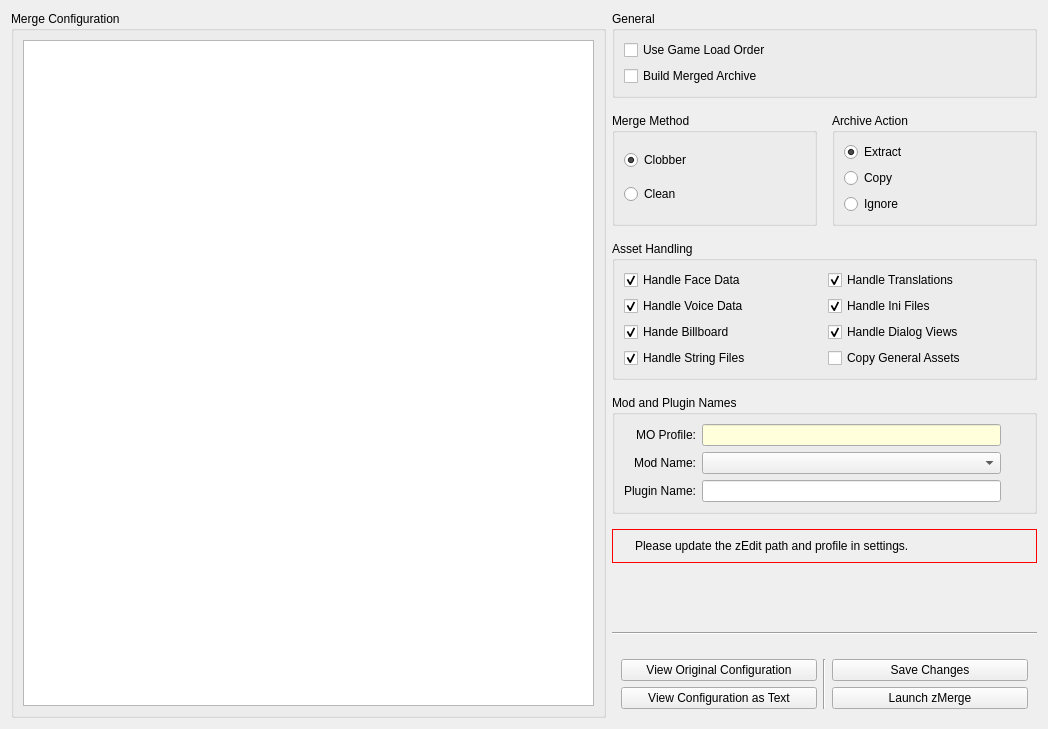
<?xml version="1.0" encoding="UTF-8"?>
<ui version="4.0" connectslotsbyname="false">
 <class>PageZMerge</class>
 <widget class="QWizardPage" name="PageZMerge">
  <property name="geometry">
   <rect>
    <x>0</x>
    <y>0</y>
    <width>1048</width>
    <height>692</height>
   </rect>
  </property>
  <property name="windowTitle">
   <string>WizardPage</string>
  </property>
  <property name="title">
   <string>zMerge Configuration</string>
  </property>
  <property name="subTitle">
   <string>Create or modify a zMerge configuration for the selected plugins.</string>
  </property>
  <layout class="QHBoxLayout" name="horizontalLayout_2">
   <item>
    <widget class="QGroupBox" name="zMergeBox">
     <property name="title">
      <string>Merge Configuration</string>
     </property>
     <layout class="QVBoxLayout" name="verticalLayout">
      <item>
       <widget class="QTreeView" name="zMergeConfigView">
        <property name="editTriggers">
         <set>QAbstractItemView::NoEditTriggers</set>
        </property>
        <property name="uniformRowHeights">
         <bool>true</bool>
        </property>
        <attribute name="headerMinimumSectionSize">
         <number>1</number>
        </attribute>
        <attribute name="headerStretchLastSection">
         <bool>false</bool>
        </attribute>
       </widget>
      </item>
     </layout>
    </widget>
   </item>
   <item>
    <widget class="QWidget" name="widget_2" native="true">
     <property name="sizePolicy">
      <sizepolicy hsizetype="Preferred" vsizetype="Minimum">
       <horstretch>0</horstretch>
       <verstretch>0</verstretch>
      </sizepolicy>
     </property>
     <property name="maximumSize">
      <size>
       <width>425</width>
       <height>16777215</height>
      </size>
     </property>
     <layout class="QVBoxLayout" name="verticalLayout_3">
      <property name="spacing">
       <number>15</number>
      </property>
      <property name="leftMargin">
       <number>0</number>
      </property>
      <property name="topMargin">
       <number>0</number>
      </property>
      <property name="rightMargin">
       <number>0</number>
      </property>
      <property name="bottomMargin">
       <number>0</number>
      </property>
      <item>
       <widget class="QGroupBox" name="generalOptions">
        <property name="title">
         <string>General</string>
        </property>
        <layout class="QVBoxLayout" name="verticalLayout_5">
         <item>
          <widget class="QCheckBox" name="useGameLoadOrder">
           <property name="text">
            <string>Use Game Load Order</string>
           </property>
          </widget>
         </item>
         <item>
          <widget class="QCheckBox" name="buildMergedArchive">
           <property name="text">
            <string>Build Merged Archive</string>
           </property>
          </widget>
         </item>
        </layout>
       </widget>
      </item>
      <item>
       <layout class="QHBoxLayout" name="horizontalLayout">
        <item>
         <widget class="QGroupBox" name="mergeMethod">
          <property name="title">
           <string>Merge Method</string>
          </property>
          <layout class="QVBoxLayout" name="verticalLayout_8">
           <item>
            <widget class="QRadioButton" name="clobber">
             <property name="text">
              <string>Clobber</string>
             </property>
             <property name="checked">
              <bool>true</bool>
             </property>
             <attribute name="buttonGroup">
              <string notr="true">methodGroup</string>
             </attribute>
            </widget>
           </item>
           <item>
            <widget class="QRadioButton" name="clean">
             <property name="text">
              <string>Clean</string>
             </property>
             <attribute name="buttonGroup">
              <string notr="true">methodGroup</string>
             </attribute>
            </widget>
           </item>
          </layout>
         </widget>
        </item>
        <item>
         <widget class="QGroupBox" name="archiveAction">
          <property name="title">
           <string>Archive Action</string>
          </property>
          <layout class="QVBoxLayout" name="verticalLayout_6">
           <item>
            <widget class="QRadioButton" name="extract">
             <property name="text">
              <string>Extract</string>
             </property>
             <property name="checked">
              <bool>true</bool>
             </property>
             <attribute name="buttonGroup">
              <string notr="true">archiveGroup</string>
             </attribute>
            </widget>
           </item>
           <item>
            <widget class="QRadioButton" name="copy">
             <property name="text">
              <string>Copy</string>
             </property>
             <attribute name="buttonGroup">
              <string notr="true">archiveGroup</string>
             </attribute>
            </widget>
           </item>
           <item>
            <widget class="QRadioButton" name="ignore">
             <property name="text">
              <string>Ignore</string>
             </property>
             <attribute name="buttonGroup">
              <string notr="true">archiveGroup</string>
             </attribute>
            </widget>
           </item>
          </layout>
         </widget>
        </item>
       </layout>
      </item>
      <item>
       <widget class="QGroupBox" name="assetHandling">
        <property name="title">
         <string>Asset Handling</string>
        </property>
        <layout class="QHBoxLayout" name="horizontalLayout_6">
         <item>
          <layout class="QVBoxLayout" name="verticalLayout_4">
           <item>
            <widget class="QCheckBox" name="faceData">
             <property name="text">
              <string>Handle Face Data</string>
             </property>
             <property name="checked">
              <bool>true</bool>
             </property>
            </widget>
           </item>
           <item>
            <widget class="QCheckBox" name="voiceData">
             <property name="text">
              <string>Handle Voice Data</string>
             </property>
             <property name="checked">
              <bool>true</bool>
             </property>
            </widget>
           </item>
           <item>
            <widget class="QCheckBox" name="billboardData">
             <property name="text">
              <string>Hande Billboard</string>
             </property>
             <property name="checked">
              <bool>true</bool>
             </property>
            </widget>
           </item>
           <item>
            <widget class="QCheckBox" name="stringFiles">
             <property name="text">
              <string>Handle String Files</string>
             </property>
             <property name="checked">
              <bool>true</bool>
             </property>
            </widget>
           </item>
          </layout>
         </item>
         <item>
          <layout class="QVBoxLayout" name="verticalLayout_7">
           <item>
            <widget class="QCheckBox" name="translations">
             <property name="text">
              <string>Handle Translations</string>
             </property>
             <property name="checked">
              <bool>true</bool>
             </property>
            </widget>
           </item>
           <item>
            <widget class="QCheckBox" name="iniFiles">
             <property name="text">
              <string>Handle Ini Files</string>
             </property>
             <property name="checked">
              <bool>true</bool>
             </property>
            </widget>
           </item>
           <item>
            <widget class="QCheckBox" name="dialogViews">
             <property name="text">
              <string>Handle Dialog Views</string>
             </property>
             <property name="checked">
              <bool>true</bool>
             </property>
            </widget>
           </item>
           <item>
            <widget class="QCheckBox" name="generalAssets">
             <property name="text">
              <string>Copy General Assets</string>
             </property>
            </widget>
           </item>
          </layout>
         </item>
        </layout>
       </widget>
      </item>
      <item>
       <widget class="QGroupBox" name="groupBox_2">
        <property name="title">
         <string>Mod and Plugin Names</string>
        </property>
        <layout class="QGridLayout" name="gridLayout">
         <item row="1" column="0">
          <widget class="QLabel" name="moProfileLabel">
           <property name="text">
            <string>MO Profile:</string>
           </property>
           <property name="alignment">
            <set>Qt::AlignRight|Qt::AlignTrailing|Qt::AlignVCenter</set>
           </property>
           <property name="buddy">
            <cstring>moProfile</cstring>
           </property>
          </widget>
         </item>
         <item row="1" column="1">
          <widget class="QLineEdit" name="moProfile">
           <property name="palette">
            <palette>
             <active>
              <colorrole role="Base">
               <brush brushstyle="SolidPattern">
                <color alpha="255">
                 <red>255</red>
                 <green>255</green>
                 <blue>220</blue>
                </color>
               </brush>
              </colorrole>
             </active>
             <inactive>
              <colorrole role="Base">
               <brush brushstyle="SolidPattern">
                <color alpha="255">
                 <red>255</red>
                 <green>255</green>
                 <blue>220</blue>
                </color>
               </brush>
              </colorrole>
             </inactive>
             <disabled>
              <colorrole role="Base">
               <brush brushstyle="SolidPattern">
                <color alpha="255">
                 <red>240</red>
                 <green>240</green>
                 <blue>240</blue>
                </color>
               </brush>
              </colorrole>
             </disabled>
            </palette>
           </property>
           <property name="readOnly">
            <bool>true</bool>
           </property>
          </widget>
         </item>
         <item row="1" column="2">
          <widget class="QLabel" name="clearplaceholder">
           <property name="minimumSize">
            <size>
             <width>18</width>
             <height>18</height>
            </size>
           </property>
           <property name="maximumSize">
            <size>
             <width>18</width>
             <height>18</height>
            </size>
           </property>
          </widget>
         </item>
         <item row="2" column="0">
          <widget class="QLabel" name="modNameLabel">
           <property name="text">
            <string>Mod Name:</string>
           </property>
           <property name="alignment">
            <set>Qt::AlignRight|Qt::AlignTrailing|Qt::AlignVCenter</set>
           </property>
           <property name="buddy">
            <cstring>modName</cstring>
           </property>
          </widget>
         </item>
         <item row="2" column="1">
          <widget class="QComboBox" name="modName"/>
         </item>
         <item row="2" column="2">
          <widget class="QLabel" name="modNameError">
           <property name="minimumSize">
            <size>
             <width>18</width>
             <height>18</height>
            </size>
           </property>
           <property name="maximumSize">
            <size>
             <width>18</width>
             <height>18</height>
            </size>
           </property>
          </widget>
         </item>
         <item row="3" column="0">
          <widget class="QLabel" name="pluginNameLabel">
           <property name="text">
            <string>Plugin Name:</string>
           </property>
           <property name="alignment">
            <set>Qt::AlignRight|Qt::AlignTrailing|Qt::AlignVCenter</set>
           </property>
           <property name="buddy">
            <cstring>pluginName</cstring>
           </property>
          </widget>
         </item>
         <item row="3" column="1">
          <widget class="QLineEdit" name="pluginName"/>
         </item>
         <item row="3" column="2">
          <widget class="QLabel" name="pluginNameError">
           <property name="minimumSize">
            <size>
             <width>18</width>
             <height>18</height>
            </size>
           </property>
           <property name="maximumSize">
            <size>
             <width>18</width>
             <height>18</height>
            </size>
           </property>
          </widget>
         </item>
        </layout>
       </widget>
      </item>
      <item>
       <widget class="QFrame" name="warningFrame">
        <property name="styleSheet">
         <string notr="true">#warningFrame {border: 1px solid red; }</string>
        </property>
        <property name="frameShape">
         <enum>QFrame::Panel</enum>
        </property>
        <layout class="QVBoxLayout" name="verticalLayout_2">
         <item>
          <layout class="QFormLayout" name="formLayout">
           <item row="0" column="0">
            <widget class="QLabel" name="warningIcon">
             <property name="text">
              <string/>
             </property>
             <property name="pixmap">
              <pixmap>../../resources/warning-red.svg</pixmap>
             </property>
            </widget>
           </item>
           <item row="0" column="1">
            <widget class="QLabel" name="warningLabel">
             <property name="text">
              <string>Please update the zEdit path and profile in settings.</string>
             </property>
             <property name="wordWrap">
              <bool>true</bool>
             </property>
            </widget>
           </item>
          </layout>
         </item>
        </layout>
       </widget>
      </item>
      <item>
       <spacer name="verticalSpacer">
        <property name="orientation">
         <enum>Qt::Vertical</enum>
        </property>
        <property name="sizeHint" stdset="0">
         <size>
          <width>20</width>
          <height>40</height>
         </size>
        </property>
       </spacer>
      </item>
      <item>
       <widget class="Line" name="line_2">
        <property name="orientation">
         <enum>Qt::Horizontal</enum>
        </property>
       </widget>
      </item>
      <item>
       <widget class="QFrame" name="frame">
        <property name="sizePolicy">
         <sizepolicy hsizetype="Expanding" vsizetype="Preferred">
          <horstretch>0</horstretch>
          <verstretch>0</verstretch>
         </sizepolicy>
        </property>
        <layout class="QGridLayout" name="gridLayout_2">
         <item row="0" column="0">
          <widget class="QPushButton" name="toggleOriginal">
           <property name="sizePolicy">
            <sizepolicy hsizetype="Expanding" vsizetype="Fixed">
             <horstretch>0</horstretch>
             <verstretch>0</verstretch>
            </sizepolicy>
           </property>
           <property name="text">
            <string>View Original Configuration</string>
           </property>
          </widget>
         </item>
         <item row="0" column="1" rowspan="2">
          <widget class="Line" name="line">
           <property name="orientation">
            <enum>Qt::Vertical</enum>
           </property>
          </widget>
         </item>
         <item row="0" column="2">
          <widget class="QPushButton" name="applyButton">
           <property name="sizePolicy">
            <sizepolicy hsizetype="Expanding" vsizetype="Fixed">
             <horstretch>0</horstretch>
             <verstretch>0</verstretch>
            </sizepolicy>
           </property>
           <property name="text">
            <string>Save Changes</string>
           </property>
          </widget>
         </item>
         <item row="1" column="0">
          <widget class="QPushButton" name="toggleJsonView">
           <property name="sizePolicy">
            <sizepolicy hsizetype="Expanding" vsizetype="Fixed">
             <horstretch>0</horstretch>
             <verstretch>0</verstretch>
            </sizepolicy>
           </property>
           <property name="text">
            <string>View Configuration as Text</string>
           </property>
          </widget>
         </item>
         <item row="1" column="2">
          <widget class="QPushButton" name="launchButton">
           <property name="sizePolicy">
            <sizepolicy hsizetype="Expanding" vsizetype="Fixed">
             <horstretch>0</horstretch>
             <verstretch>0</verstretch>
            </sizepolicy>
           </property>
           <property name="text">
            <string>Launch zMerge</string>
           </property>
          </widget>
         </item>
        </layout>
       </widget>
      </item>
     </layout>
    </widget>
   </item>
  </layout>
 </widget>
 <tabstops>
  <tabstop>zMergeConfigView</tabstop>
  <tabstop>toggleOriginal</tabstop>
  <tabstop>toggleJsonView</tabstop>
  <tabstop>applyButton</tabstop>
  <tabstop>launchButton</tabstop>
  <tabstop>useGameLoadOrder</tabstop>
  <tabstop>buildMergedArchive</tabstop>
  <tabstop>clobber</tabstop>
  <tabstop>clean</tabstop>
  <tabstop>extract</tabstop>
  <tabstop>copy</tabstop>
  <tabstop>ignore</tabstop>
  <tabstop>faceData</tabstop>
  <tabstop>voiceData</tabstop>
  <tabstop>billboardData</tabstop>
  <tabstop>stringFiles</tabstop>
  <tabstop>translations</tabstop>
  <tabstop>iniFiles</tabstop>
  <tabstop>dialogViews</tabstop>
  <tabstop>generalAssets</tabstop>
  <tabstop>moProfile</tabstop>
  <tabstop>modName</tabstop>
  <tabstop>pluginName</tabstop>
 </tabstops>
 <resources/>
 <connections/>
 <buttongroups>
  <buttongroup name="archiveGroup"/>
  <buttongroup name="methodGroup"/>
 </buttongroups>
</ui>
